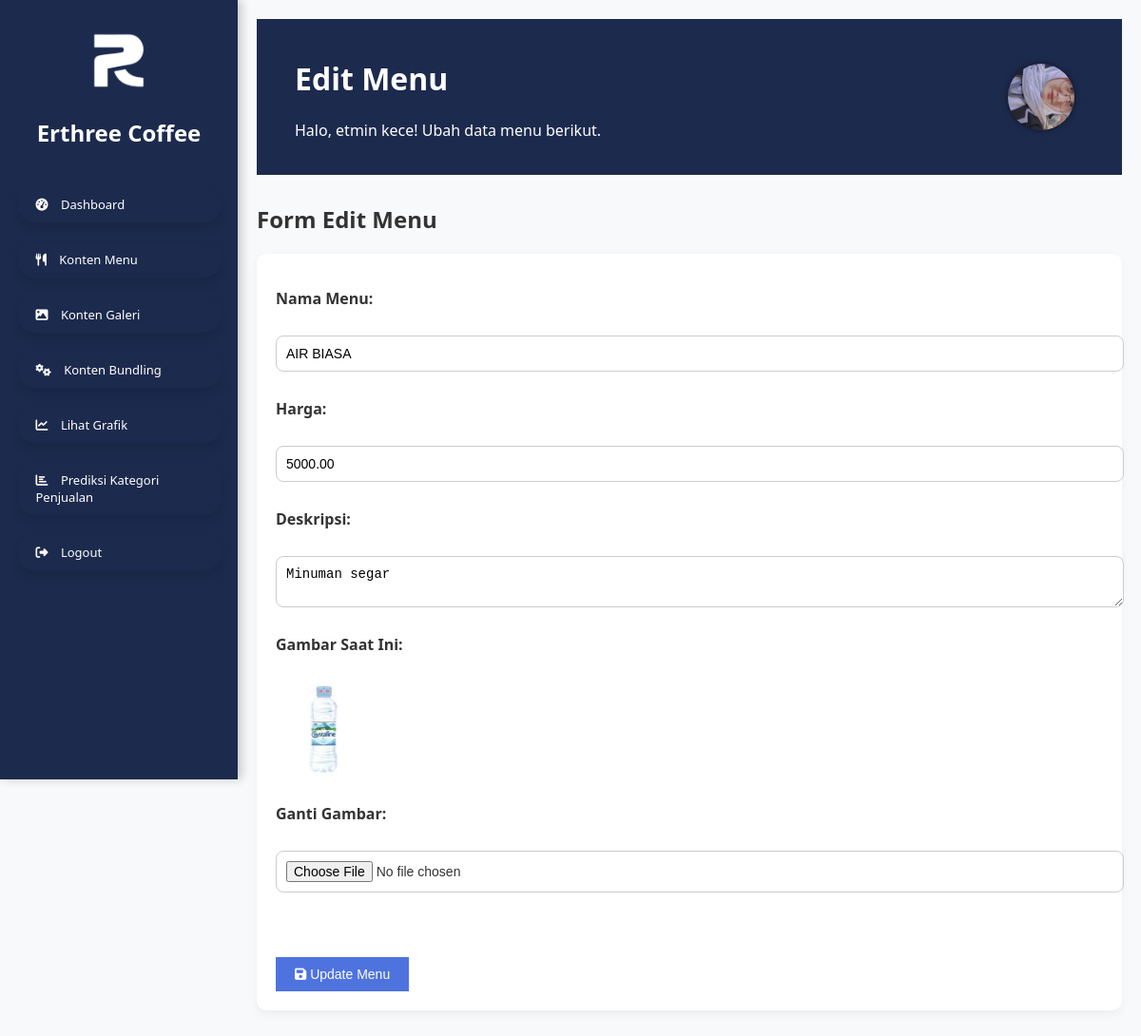
The page /intipage/menu-edit.php?id=1 (signed in) on the database its author committed.
### tables this page shows
CREATE TABLE `daftar_menu` (
  `id` int(11) NOT NULL,
  `nama_menu` varchar(100) DEFAULT NULL,
  `harga` decimal(10,2) DEFAULT NULL,
  `deskripsi` text DEFAULT NULL,
  `kategori` enum('Coffee','Non-Coffee','Tea','Makanan Ringan','Makanan Berat') NOT NULL,
  `gambar` varchar(255) DEFAULT NULL
);

### intipage/menu-edit.php (the view, shortened to what this page needs)
<?php
$id = (int)$_GET['id'];
$query = "SELECT * FROM daftar_menu WHERE id = $id";
$result = mysqli_query($connection, $query);
$menu = mysqli_fetch_assoc($result);
$username = $_SESSION['username'];
?>
<!DOCTYPE html>
<html lang="id">
<head>
    <link rel="stylesheet" href="../css/style.css">
    <link rel="stylesheet" href="https://cdnjs.cloudflare.com/ajax/libs/font-awesome/6.5.0/css/all.min.css">
</head>
<body class="dashboard-page">
<?php include 'sidebar.php'; ?>
<div class="dashboard-main-content">
    <header class="dashboard-header">
        <div class="dashboard-header-info">
            <h1>Edit Menu</h1>
            <p>Halo, <?= htmlspecialchars($username); ?>! Ubah data menu berikut.</p>
        </div>
        <div class="dashboard-header-user">
            <img src="../img/etmin.png" alt="Admin Photo" class="dashboard-admin-avatar">
        </div>
    </header>
    <section class="dashboard-menu-content">
        <h2>Form Edit Menu</h2>
        <form action="" method="POST" enctype="multipart/form-data" class="form-menu">
            <p><strong>Nama Menu:</strong></p>
            <input type="text" name="nama" value="<?= htmlspecialchars($_POST['nama'] ?? $menu['nama_menu']) ?>" required>
            <p><strong>Harga:</strong></p>
            <input type="number" name="harga" value="<?= htmlspecialchars($_POST['harga'] ?? $menu['harga']) ?>" required>
            <p><strong>Deskripsi:</strong></p>
            <textarea name="deskripsi" required><?= htmlspecialchars($_POST['deskripsi'] ?? $menu['deskripsi']) ?></textarea>
            <p><strong>Gambar Saat Ini:</strong></p>
            <?php if (!empty($menu['gambar']) && file_exists('../uploads/' . $menu['gambar'])): ?>
                <img src="../uploads/<?= htmlspecialchars($menu['gambar']); ?>" width="100" alt="Gambar Menu">
            <?php else: ?>
                <p><em>Tidak ada gambar.</em></p>
            <?php endif; ?>
            <p><strong>Ganti Gambar:</strong></p>
            <input type="file" name="gambar" accept="image/*">
            <br><br>
            <button type="submit" class="btn-primary"><i class="fa fa-save"></i> Update Menu</button>
        </form>
    </section>
</div>
</body>
</html>

### css/style.css (style rules this page uses)
body { margin: 0; font-family: "Segoe UI", sans-serif; background-color: #f8f9fa; color: #333; }
header { background-color: #1c2a4d; padding: 20px 0; color: white; }
.dashboard-main-content { margin-left: 250px; padding: 20px; }
.dashboard-header { display: flex; justify-content: space-between; align-items: center; margin-bottom: 30px; margin-top: 0px; }
.dashboard-header-user { display: flex; align-items: center; margin-right: 40px; }
.dashboard-admin-avatar { width: 70px !important; height: 70px !important; border-radius: 50%; object-fit: cover; box-shadow: 0 0 6px rgba(0, 0, 0, 0.5); flex-shrink: 0; }
.dashboard-header-info h1 { font-size: 32px; color: #ffffff; margin-left: 40px; }
.dashboard-header-info p { font-size: 16px; color: #ffffff; margin-left: 40px; }
.dashboard-header-user { display: flex; align-items: center; }
.dashboard-admin-avatar { width: 40px; height: 40px; border-radius: 50%; margin-right: 10px; background-image: url("../img/me.jpg"); background-size: cover; }
.form-menu { background: #fff; padding: 20px; border-radius: 10px; margin-bottom: 30px; box-shadow: 0 4px 10px rgba(0, 0, 0, 0.05); display: flex; flex-direction: column; gap: 12px; }
.form-menu input[type="text"], .form-menu input[type="number"], .form-menu textarea, .form-menu input[type="file"] { padding: 10px; border: 1px solid #ccc; border-radius: 8px; font-size: 14px; width: 100%; }
.form-menu button { width: fit-content; padding: 10px 20px; font-size: 14px; cursor: pointer; }
.btn-primary { background-color: #4e73df; color: white; border: none; }

### rows shown on the page
daftar_menu: nama "AIR BIASA", harga "5000.00", deskripsi "Minuman segar", gambar (picture)

### other values the page prints
$username "etmin kece"
